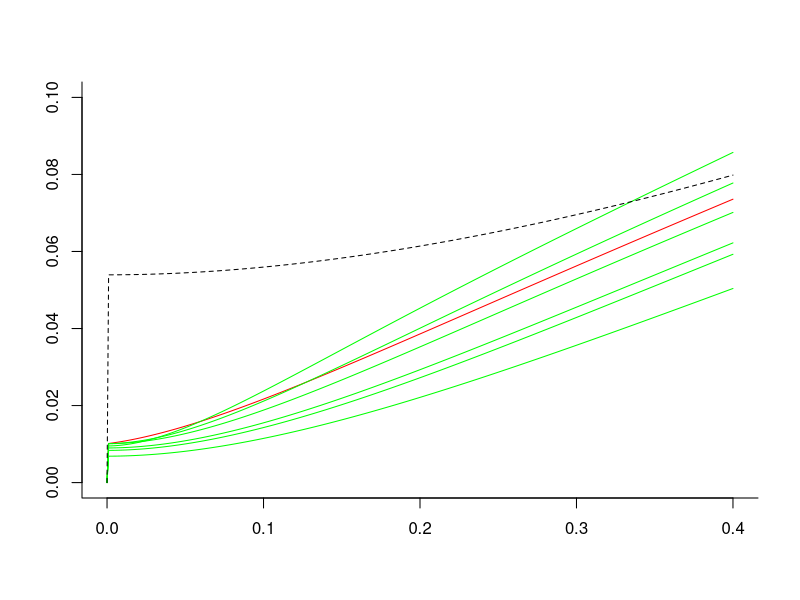
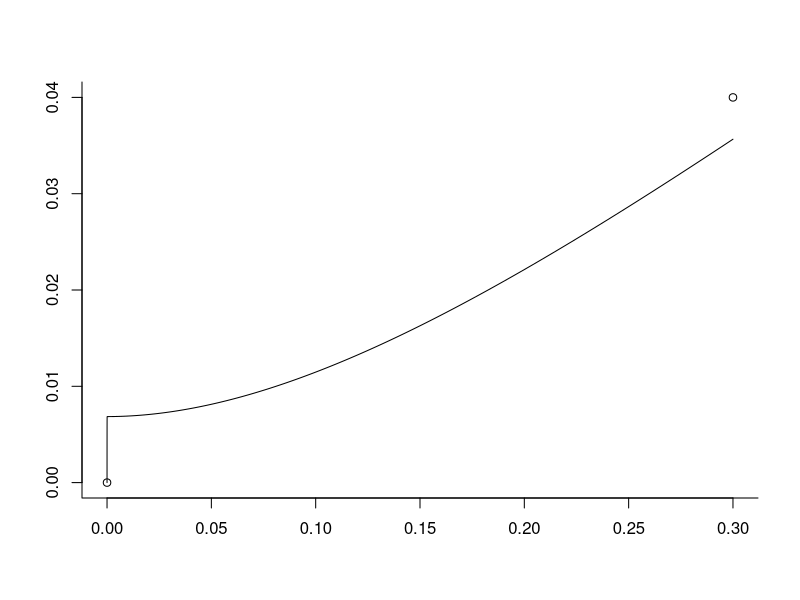
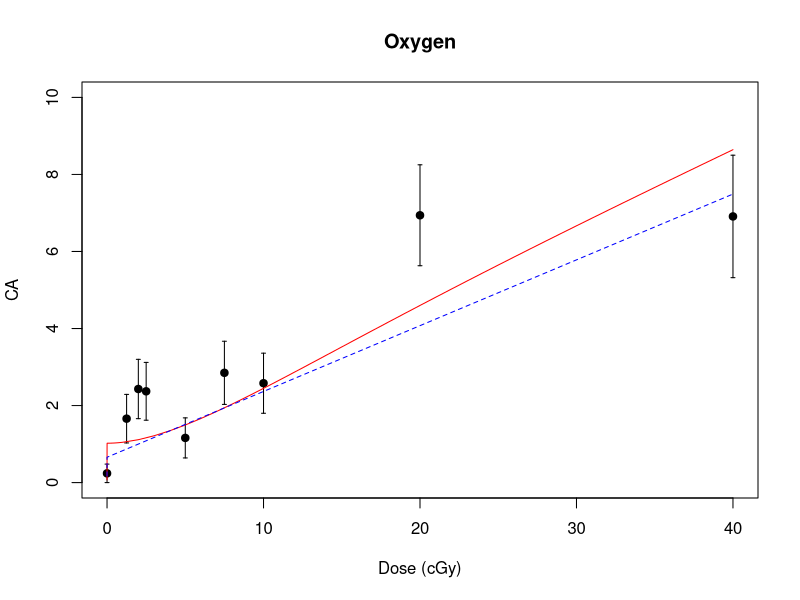
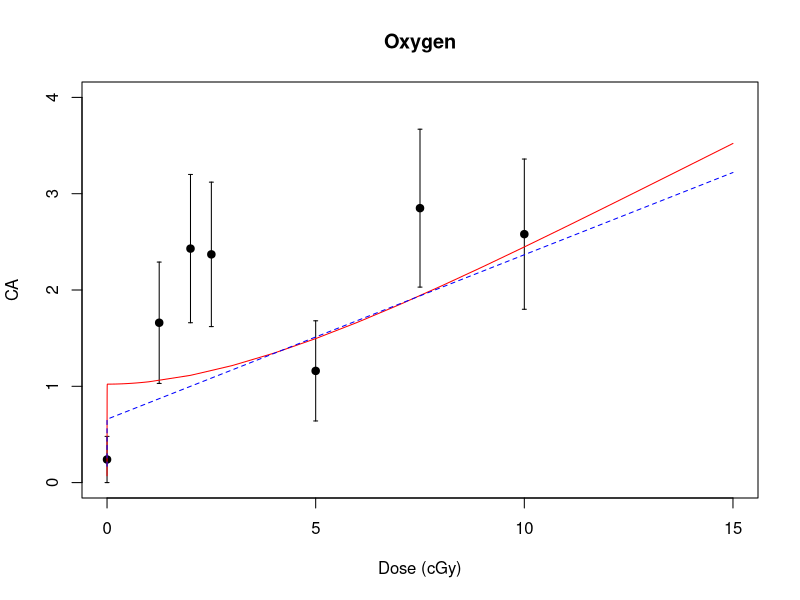

Reproduce these figures in R, in order. (Note: this script raises an error after producing the figures.)
library(deSolve) # package for solving differential equations
library(minpack.lm) # package for non-linear regression #rks to laz: I think we probably can just use nls() in stats, not nlsLM from linpack. Please check in R documentation if there is any functional difference at all
library(mvtnorm) # package for calculating confidence intervals by Monte Carlo simulation based on variance-covariance matrices #rks to laz: I added to comment.Please check that my addition is OK.
rm(list=ls())

#Create dataframes that store the fibroblast WGE simple CA data used in 16Cacao 

Oxygen = data.frame(d = c(0, .0125, .02, .025, .05, .075, .1, .2, .4),CA = c(.24, 1.66, 2.43, 2.37, 1.16, 2.85, 2.58, 6.94, 6.91))
# Some GCR components are high-speed Oxygen nuclei that are almost fully ionized. d=dose; CA are per hundred cells.

Si = data.frame(d = c(0, .02, .04, .06, .08, .1, .12, .2, .4, .8, 1.2), CA = c(.11, 1.26, 1.14, 1.58, 1.22, 1.89, 3.47, 4.6, 9.79, 27.01, 38.84))

Fe600 = data.frame(d = c(0, .01, .02, .04, .06, .08, .1, .12, .2, .4, .8), CA = c(.13, .76, .99, 1.2, 1.74, 1.28, 1.2, 1.7, 3.02, 5.52, 12.42)) 
#600 refers to the energy in MeV per atomic mass unit in this Iron beam

Fe450 = data.frame(d = c(0, .02, .04, .06, .08, .1, .2, .4), CA = c(0, .86, .6, .8, 1.22, 2.02, 2.3, 4.77))

Fe300 = data.frame(d = c(0, .005, .01,  0.02, .04, .07, .1, .2, .4, .8), CA = c(0.41, 1.23, 1.47, 1.22, .97, 1.46, 1.21, 4.38, 6.22, 13.6))

Ti = data.frame(d = c(0,  0.02, .04, .06, .08, .1, .15, .3, .6), CA = c(0, 1.99, 1.88, 1.44, 2.67, 2.57, 2.50, 5.64, 11.19))

param = data.frame(ion = c("O", "Si", "Ti", "Fe600", "Fe450", "Fe300"),
                   Z = c(8, 14, 22, 26, 26, 26), L = c(75, 100, 125, 175, 195, 240), #Z=atomic charge; L=LET
                   Z.b = c(595, 690, 770, 1075, 1245, 1585))#Z^2/beta*^2

#putting it in one big data frame. #rks: the data frame incorporates a correction to Fe600 at dose 0.06, near line 34
big_df = rbind(Oxygen, Si, Ti, Fe600, Fe450, Fe300)
big_df$Z = rep(param$Z, times = c(9, 11, 9, 11, 8, 10))
big_df$Z.b = rep(param$Z.b, times = c(9, 11, 9, 11, 8, 10))
big_df$L = rep(param$L, times = c(9, 11, 9, 11, 8, 10))
big_df$error = c(0.24, 0.63, 0.77, 0.75, 0.52, 0.82, 0.78, 1.31, 1.59, 0.12, 0.05, 0.07, 0.56, 0.18, 0.60, 1.23, 1.60, 1.55, 4.27, 7.21, 0, 0.70, 0.66, 0.59, 0.80, 0.78, 0.48, 1.15, 2.39, 0.16, 0.38, 0.24, 0.21, 0.43, 0.37, 0.54, 0.17, 0.55, 1.75, 2.59, 0, 0.43, 0.34, 0.40, 0.50, 0.64, 0.73, 1.09, 0.29, 0.55, 0.60, 0.55, 0.49, 0.60, 0.54, 1.03, 1.22, 3.62) #error bars for the CA measurements
big_df$ion = rep(param$ion, times = c(9, 11, 9, 11, 8, 10))

#Next modify the data frame to get rid of the zero dose points. Background CA frequency was determined seperately.
modified_df = big_df[big_df$d != 0, ]
modified_df$CA = modified_df$CA*0.01 
modified_df$error = modified_df$error*0.01
big_df$CA = big_df$CA * 0.01
big_df$error = big_df$error * 0.01
big_df$errorbar_lower = big_df$CA - big_df$error
big_df$errorbar_upper = big_df$CA + big_df$error

#NTE1 and NTE2 models in 16Cacao using their parameters. NTE is used in 16Cacao to signify that non-targeted effects are included in the model; Conventional targeted effects (TE) are included in all models.
#NTE1 function
NTE1_function = function(d, L, Z.b, eta0 = 0.00011, eta1 = 0.007, sig0 = 6.12, kap = 796) {
  0.0017 + eta0*L*exp(-eta1*L)*(d != 0) + 
    (6.242*(d/L))*(sig0*(1-exp(-Z.b/kap))^2 + 0.041/6.24*L*(1 - (1-exp(-Z.b/kap))^2))
} 

#NTE2 function
NTE2_function = function(d, L, Z.b, eta0 = 0.00047, eta1 = 0.011, sig0 = 6.75, kap = 590) {
  0.0017 + eta0*L*exp(-eta1*L)*exp(-(1012*(d/L)))*(d != 0) + 
    (6.242*(d/L))*(1-exp(-(1012*(d/L))))*
    (sig0*(1-exp(-Z.b/kap))^2 + 0.041/6.24*L*(1 - (1-exp(-Z.b/kap))^2))
}

#Our IDERs (Individual Dose Effect Relations). Applicable to the 1-ion components of a mixed simulated GCR beam 
#Modifying NTE1 and NTE2 by insisting they be twice continuously differentiable and monotonic increasing. Double check NTE1, NTE2, Our model
IDER = function(d, L, Z.b, eta00, eta10, sig00, kap0) {
  P = (1-exp(-Z.b/kap0))^2
  sig = sig00*P + 0.041/6.24*L*(1-P) # 0.041 +- 0.0051 comes from 16Cacao
  eta = eta00*L*exp(-eta10*L)
  0.00071 + sig*6.24*d/L*(1-exp(-1024*d/L)) + eta*(1-exp(-10^5*d))  #0.00071 + sig*6.24*d/L*(1-exp(-1024*d/L)) + eta*(1-exp(-10^3*d))#don't use
} 

#nls (non-linear least square) method to get the parameters needed (4 parameter estimation) #rks to laz: see note under issues
IDER_model = nlsLM(CA ~ IDER(d, L, Z.b, eta00, eta10, sig00, kap0), data = modified_df, start = list(eta00 = 0.001, eta10 = 0.01, sig00 = 5, kap0 = 500), 
                   weights = (1/(modified_df$error)^2))
coef(IDER_model)
#e.g. eta0 = 1.484687e-04, eta1 = 3.513927e-03, sig0 = 4.149660e+00, kap = 4.688287e+02
vcov(IDER_model)# variance-covariance matrix, needed later for analyzing 95% confidence limits in baseline no-synergy/no-antagonism MIXDER (Mixture dose effect relation)
summary(IDER_model, cor = TRUE) #model parameters and their correlation matrix

XX <- coef(IDER_model)
eta00 <- as.numeric(XX[1])
eta10 <- as.numeric(XX[2])
sig00 <- as.numeric(XX[3])
kap0 <- as.numeric(XX[4])

#R function to give Information criteria (AIC and BIC) #rks to laz: R has AIC functions. Please check that they give the same ordering (not necessarily the same values) as the ones constructed below by Dae or you.
#L_function gives the residuals squared
L_function = function(func, eta0, eta1, sig0, kap) {
  a = vector(length = 0)
  for (i in 1:length(modified_df[, 1])) {
    a = c(a, modified_df$CA[i] - func(d = modified_df$d[i], L = modified_df$L[i], Z.b = modified_df$Z.b[i], eta0 = eta0, eta1 = eta1, sig0 = sig0, kap = kap))
  }
  return(a^2)
}
L_NTE1 = L_function(NTE1_function, eta0 = 0.00011, eta1 = 0.007, sig0 = 6.12, kap = 796)
L_NTE2 = L_function(NTE2_function, eta0 = 0.00047, eta1 = 0.011, sig0 = 6.75, kap = 590)
L_IDER = L_function(IDER, eta0 = eta00, eta1 = eta10, sig0 = sig00, kap = kap0)

#Since all models are weighted least square regression, will weight our model with our weights to get the WRSS (weighted residual squared sum)
WRSS_NTE1 = sum((1/modified_df$error^2)*L_NTE1)
WRSS_NTE2 = sum((1/modified_df$error^2)*L_NTE2)
WRSS_IDER = sum((1/modified_df$error^2)*L_IDER)

#functions for AIC and BIC calculation for Weighted Least Square regression
AIC_function = function(RSS, k = 4, n = length(modified_df[ , 1])) {
  n + n*log(2*pi) + n*log(RSS/n) + 2*(k+1)
}

BIC_function = function(n = length(modified_df[, 1]), k = 4, RSS) {
  n + n*log(2*pi) + n*log(RSS/n) + log(n)*(k+1)
}

NTE1_AIC = AIC_function(RSS = WRSS_NTE1)
NTE2_AIC = AIC_function(RSS = WRSS_NTE2)
IDER_AIC = AIC_function(RSS = WRSS_IDER)
NTE1_BIC = BIC_function(RSS = WRSS_NTE1)
NTE2_BIC = BIC_function(RSS = WRSS_NTE2)
IDER_BIC = BIC_function(RSS = WRSS_IDER)
information_critera_df = data.frame(AIC = c(NTE1_AIC, NTE2_AIC, IDER_AIC), BIC = c(NTE1_BIC, NTE2_BIC, IDER_BIC), row.names = c("NTE1 model", "NTE2 model", "IDER model"))
information_critera_df ## RKS runs well up to here. Lots of checks made 8/12/2017

# #Baseline no-synergy/no-antagonism MIXDER  based on any input
MIXDER_function = function(r, L, Z.b, d = seq(0, 0.2, by = 0.001), eta0 = eta00, eta1 = eta10, sig0 = sig00 ,kap = kap0) {
  dE=function(yini,State,Pars){
    eta0 = eta0; eta1 = eta1; sig0 = sig0; kap = kap
    with(as.list(c(State, Pars)), {
      P = vector(length = length(L))
      sig = vector(length = length(L))
      etaa = vector(length = length(L))
      u = vector(length = length(L))
      for (i in 1:length(L)) {
        P[i] = (1-exp(-Z.b[i]/kap))^2
        sig[i] = sig0*P[i] + 0.041/6.24*L[i]*(1-P[i])
        etaa[i] = eta0*L[i]*exp(-eta1*L[i])
        u[i] = uniroot(function(d) sig[i]*6.24*d/L[i]*(1-exp(-1024*d/L[i])) + etaa[i]*(1-exp(-10^5*d)) - I, lower = 0, upper = 1, extendInt = "yes", tol = 10^-10)$root
      }
      dI = vector(length = length(L))
      for (i in 1:length(L)) {
        dI[i] = r[i]*(sig[i]*6.24/L[i]*exp(-1024*u[i]/L[i])*(exp(1024*u[i]/L[i]) + 1024*u[i]/L[i] - 1) + etaa[i]*10^5*exp(-10^5*u[i]))
      }
      dI = sum(dI)
      return(list(c(dI)))
    })
  }
  pars = NULL; yini = c(I= 0); d = d
  out = ode(yini,times = d, dE, pars, method = "radau")
  return(out)
}


#Graphs for NTE1 and our IDER models: 12_ion figure
#When creating any sort of MIXDER figures we use this IDER now without the background effect then add the background effect at the end.
IDER = function(d, L, Z.b, eta0 = eta00, eta1 = eta10, sig0 = sig00, kap = kap0) {
  P = (1-exp(-Z.b/kap0))^2
  sig = sig0*P + 0.041/6.24*L*(1-P)
  eta = eta0*L*exp(-eta1*L)
  sig*6.24*d/L*(1-exp(-1024*d/L)) + eta*(1-exp(-10^5*d))#sig*6.24*d/L*(1-exp(-1024*d/L)) + eta*(1-exp(-.5*10^3*d))#don't use
} 
r=rep(1/6,6);L = c(75, 100, 125, 175, 195, 240); Z.b = c(595, 690, 770, 1075, 1245, 1585);dose=seq(0,.4,by=0.001)
MX=MIXDER_function(r,L,Z.b,d=dose)#for this mixture can't go much above 0.6#
plot(MX[,1],MX[,2],type='l',bty='l',col='red',ann='F',ylim=c(0,.10))
for (ii in 1:length(L)){lines(dose,IDER (dose,L[ii],Z.b[ii]),col='green')}
#SEA
SEA=function(d){
  IDER(d/6,L[1],Z.b[1])+IDER(d/6,L[2],Z.b[2])+IDER(d/6,L[3],Z.b[3])+IDER(d/6,L[4],Z.b[4])+IDER(d/6,L[5],Z.b[5])+IDER(d/6,L[6],Z.b[6])
}
lines(dose,SEA(dose),lty=2)



######Monte Carlo
#lines(dose,sum(SEA))
#Comparing the NTE1 model in 16Cacao with our NASA SNTE model

#Use these dose points to generate the curves necessary. Had to include a lot more dose points at lower doses where it is very sensitive to change
d_O = c(0, 1e-6*(1:9), 1e-5*(1:9), 1e-4*(1:9), 1e-3*(1:9), 1e-2*(1:9), 0.01*(10:40))
d_1 = c(0, 1e-6*(1:9), 1e-5*(1:9), 1e-4*(1:9), 1e-3*(1:9), 1e-2*(1:9), 0.01*(10:15))
d_2 = c(0, 1e-6*(1:9), 1e-5*(1:9), 1e-4*(1:9), 1e-3*(1:300))
plot(c(0,.3),c(0,0.04), bty='l', ann='F')
lines(d_2,IDER(d_2,240,1585), bty='l', ann='F')
plot(x = big_df$d[1:9]*100, y = big_df$CA[1:9]*100, main = "Oxygen", ylim = c(0, 10),pch=19, ylab = "CA", xlab = "Dose (cGy)")
arrows(big_df$d[1:9]*100, big_df$errorbar_lower[1:9]*100, big_df$d[1:9]*100, big_df$errorbar_upper[1:9]*100, length=0.02, angle=90, code=3)
lines(x = d_O*100, y = 100*(0.00071 + IDER(d = d_O, L = 75, Z.b = 595)), col = "red")
lines(x = d_O*100, y = 100 * NTE1_function(d = d_O, L= 75, Z.b = 595), col = "blue", lty = 2)
plot(x = big_df$d[1:7]*100, y = big_df$CA[1:7]*100, main = "Oxygen",pch=19, ylab = "CA", xlab = "Dose (cGy)", ylim = c(0, 4), xlim = c(0, 15))
arrows(big_df$d[1:7]*100, big_df$errorbar_lower[1:7]*100, big_df$d[1:7]*100, big_df$errorbar_upper[1:7]*100, length=0.02, angle=90, code=3)
lines(x = d_1*100, y = 100*(0.00071 + IDER(d = d_1, L = 75, Z.b = 595)), col = "red")
lines(x = d_1*100, y = 100 * NTE1_function(d = d_1, L= 75, Z.b = 595), col = "blue", lty = 2)
sig = vcov(IDER_model)
set.seed(10)
monte_carlo_parameters = rmvnorm(n = 500, mean = c(eta0 = 1.484687e-04, eta1 = 3.513927e-03, sig0 = 4.149660e+00, kap = 4.688287e+02), sigma = sig)
eta0_MC = monte_carlo_parameters[, 1]
eta1_MC = monte_carlo_parameters[, 2]
sig0_MC = monte_carlo_parameters[, 3]
kap_MC = monte_carlo_parameters[, 4]
kap_MC[kap_MC <= 1e-6] = 1e-5 
#note because our last parameter were less significant when inputting our variance covariance matrix the parameters had to actually be readjusted to fix for negative value. This is important because if kap parameter went negative our model is nonsensical. (Luckily the fix was only for exactly 15 out of 500 MC samples or only roughly 3%)



#This is a general CI_function where you just get a CI for a specific dose point for any synergy analysis using the monte carlo simulations using vcov().
NN = 500
MM = 1000
CI_function_MIXDER = function(d, d_interested, r, interval = 0.95, L, Z.beta) {
  MIXDER_curve = list(0)
  for (i in 1:NN) {
    MIXDER_curve[[i]] = MIXDER_function(r = r, d = d, L = L, Z.b = Z.b, eta0 = eta0_MC[i], eta1 = eta1_MC[i], sig0 = sig0_MC[i], kap = kap_MC[i])
  }
  info = vector(length = 0)
  for (i in 1:NN) {
    info = c(info, MIXDER_curve[[i]][, 2][2])
  }
  info = sort(info)
  lower_bound = info[(1-interval)/2*500]
  upper_bound = info[(interval + (1-interval)/2)*500]
  CI = c(lower_bound, upper_bound)
  return(CI)
}

#Monte Carlo using the error bars from summary()
set.seed(11)
eta0_MC_2 = rnorm(MM, mean = 1.485e-04, sd = 2.190e-05)
eta1_MC_2 = rnorm(MM, mean = 3.514e-03, sd = 9.037e-04)
sig0_MC_2 = rnorm(MM, mean = 4.150e+00, sd = 1.366e+00)
kap_MC_2 = rnorm(MM, mean = 4.688e+02, sd = 2.469e+02)
kap_MC_2[kap_MC_2 <= 1e-6] = 1e-5 

CI_function_MIXDER_MC_2 = function(d, d_interested, r, interval = 0.95, L, Z.beta) {
  MIXDER_curve = list(0)
  for (i in 1:NN) {
    MIXDER_curve[[i]] = MIXDER_function(r = r, d = d, L = L, Z.b = Z.b, eta0 = eta0_MC_2[i], eta1 = eta1_MC_2[i], sig0 = sig0_MC_2[i], kap = kap_MC_2[i])
  }
  info = vector(length = 0)
  for (i in 1:NN) {
    info = c(info, MIXDER_curve[[i]][, 2][2])
  }
  info = sort(info)
  lower_bound = info[(1-interval)/2*500]
  upper_bound = info[(interval + (1-interval)/2)*500]
  CI = c(lower_bound, upper_bound)
  return(CI)
}
out = MIXDER_function(r = rep(1/2, times = 2), L = c(100, 175), Z.b = c(690, 1075), d = c(seq(0, 0.01, 0.001), seq(0.01, 0.5, by = 0.01)))
two_ion_MIXDER = data.frame(d = out[, 1], CA = out[, 2] + 0.00071)
d = two_ion_MIXDER$d
#Then the 95% CI multivariate MC simulated ribbon
ninty_five_CI_lower = vector(length = 0)
ninty_five_CI_upper = vector(length = 0)
a = vector(length = 0)
for (i in 2:length(d)) {
  a = CI_function_MIXDER(d = c(0, two_ion_MIXDER$d[i]), d_interested = two_ion_MIXDER$d[i], r = rep(1/2, times = 2),  L = c(100, 175), Z.b = c(690, 1075))
  ninty_five_CI_lower = c(ninty_five_CI_lower, a[1])
  ninty_five_CI_upper = c(ninty_five_CI_upper, a[2])
}
two_ion_MIXDER$CI_lower = c(0, ninty_five_CI_lower + 0.00071)
two_ion_MIXDER$CI_upper = c(0, ninty_five_CI_upper + 0.00071)

#Get the simple effect additivity MIXDER
two_ion_MIXDER$simpleeffect = IDER(d = 0.5*d, L = 100, Z.b = 690) + IDER(d = 0.5*d, L = 175, Z.b = 1075) + 0.00071
#Get the individual IDERS
two_ion_MIXDER$silicon = IDER(d = d, L = 100, Z.b = 690) + 0.00071
two_ion_MIXDER$ironsix = IDER(d = d, L = 175, Z.b = 1075) + 0.00071
save(two_ion_MIXDER, file = "two_ion_95%.Rda")

d1 <- two_ion_MIXDER$d
CA1 <- two_ion_MIXDER$CA
simpleeffect1 <- two_ion_MIXDER$simpleeffect
silicon1 <- two_ion_MIXDER$silicon
ironsix1 <- two_ion_MIXDER$ironsix
plot(x = d1 * 100, y = CA1 * 100, type = "l", col = "red")
lines(x = d1 * 100, y = simpleeffect1 * 100, col = "black", lty = 2, lwd = 0.5) + 
  lines(x = d1 * 100, y = silicon1* 100, col = "green")  
lines(x = d1 * 100, y = ironsix1* 100, col = "green")
lines(x= d1*100 , y = two_ion_MIXDER$CI_upper * 100, lty = 'dashed', col = 'red')
lines(x= d1*100 , y = two_ion_MIXDER$CI_lower * 100, lty = 'dashed', col = 'red')
polygon(c(d1*100,rev(d1*100)),c(two_ion_MIXDER$CI_lower * 100, rev(two_ion_MIXDER$CI_upper * 100)),col = rgb(1, 0, 0,0.5), border = NA)

#This is for the six_ion synergy analysis incorporating our monte carlo simulations with the yellow ribbon as the 95% confidence interval using our monte carlo simulated parameters with two panels for two methods of the MC simulation. Similarly, blues curves are individual IDERs and red curve the mixed IDER and the black the simple effect addtivity curve.
#First the MIXDER of the true curve 
out = MIXDER_function(r = rep(1/6, times = 6), L = c(75, 100, 125, 175, 195, 240), Z.b = c(595, 690, 770, 1075, 1245, 1585), d = c(seq(0, 0.01, 0.001), seq(0.01, 0.4, by = 0.01)))
six_ion_MIXDER = data.frame(d = out[, 1], CA = out[, 2] + 0.00071)
d = six_ion_MIXDER$d
#Then the 95% CI multivariate MC simulated ribbon
ninty_five_CI_lower = vector(length = 0)
ninty_five_CI_upper = vector(length = 0)
a = vector(length = 0)
for (i in 2:length(d)) {
  a = CI_function_MIXDER(d = c(0, six_ion_MIXDER$d[i]), d_interested = six_ion_MIXDER$d[i], r = rep(1/6, times = 6), L = c(75, 100, 125, 175, 195, 240), Z.b = c(595, 690, 770, 1075, 1245, 1585))
  ninty_five_CI_lower = c(ninty_five_CI_lower, a[1])
  ninty_five_CI_upper = c(ninty_five_CI_upper, a[2])
}
six_ion_MIXDER$CI_lower = c(0, ninty_five_CI_lower + 0.00071)
six_ion_MIXDER$CI_upper = c(0, ninty_five_CI_upper + 0.00071)

#Then the 95% CI for the MC simulated independent gaussians
ninty_five_CI_lower_two = vector(length = 0)
ninty_five_CI_upper_two = vector(length = 0)
a = vector(length = 0)
for (i in 2:length(d)) {
  a = CI_function_MIXDER_MC_2(d = c(0, six_ion_MIXDER$d[i]), d_interested = six_ion_MIXDER$d[i], r = rep(1/6, times = 6), L = c(75, 100, 125, 175, 195, 240), Z.b = c(595, 690, 770, 1075, 1245, 1585))
  ninty_five_CI_lower_two = c(ninty_five_CI_lower_two, a[1])
  ninty_five_CI_upper_two = c(ninty_five_CI_upper_two, a[2])
}
six_ion_MIXDER$CI_lower_two = c(0, ninty_five_CI_lower_two + 0.00071)
six_ion_MIXDER$CI_upper_two = c(0, ninty_five_CI_upper_two + 0.00071)

#Get the simple effect additivity MIXDER 
six_ion_MIXDER$simpleeffect = IDER(d = 1/6*d, L = 125, Z.b = 770) + IDER(d = 1/6*d, L = 175, Z.b = 1075) + IDER(d = 1/6*d, L = 75, Z.b = 595) + IDER(d = 1/6*d, L = 100, Z.b = 690) + IDER(d = 1/6*d, L = 195, Z.b = 1245) + IDER(d = 1/6*d, L = 240, Z.b = 1585) + 0.00071

#Get the individual IDERS
six_ion_MIXDER$oxygen = IDER(d = d, L = 75, Z.b = 595) + 0.00071
six_ion_MIXDER$silicon = IDER(d = d, L = 100, Z.b = 690) + 0.00071
six_ion_MIXDER$titanium = IDER(d = d, L = 125, Z.b = 770) + 0.00071
six_ion_MIXDER$ironsix = IDER(d = d, L = 175, Z.b = 1075) + 0.00071
six_ion_MIXDER$ironfour = IDER(d = d, L = 195, Z.b = 1245) + 0.00071
six_ion_MIXDER$ironthree = IDER(d = d, L = 240, Z.b = 1585) + 0.00071
save(six_ion_MIXDER, file = "six_ion_95%.Rda")

d2 <- six_ion_MIXDER$d
CA2 <- six_ion_MIXDER$CA
simpleeffect2 <- six_ion_MIXDER$simpleeffect
silicon2 <- six_ion_MIXDER$silicon
titanium2 <- six_ion_MIXDER$titanium
ironthree2 <- six_ion_MIXDER$ironthree
ironfour2 <- six_ion_MIXDER$ironfour
ironsix2 <- six_ion_MIXDER$ironsix
oxygen2 <- six_ion_MIXDER$oxygen
plot(x = d2 * 100, y = CA2 * 100, type = "l", col = "red")
lines(x = d2 * 100, y = simpleeffect2 * 100, col = "black", lty = 2, lwd = 0.5) + 
  lines(x = d2 * 100, y = silicon2* 100, col = "green")  
lines(x = d2 * 100, y = titanium2* 100, col = "green")
lines(x = d2 * 100, y = ironthree2* 100, col = "green")  
lines(x = d2 * 100, y = ironfour2* 100, col = "green")
lines(x = d2 * 100, y = ironsix2* 100, col = "green")  
lines(x = d2 * 100, y = oxygen2* 100, col = "green")
lines(x= d2*100 , y = six_ion_MIXDER$CI_upper * 100, lty = 'dashed', col = 'red')
lines(x= d2*100 , y = six_ion_MIXDER$CI_lower * 100, lty = 'dashed', col = 'red')
polygon(c(d2*100,rev(d2*100)),c(six_ion_MIXDER$CI_lower * 100, rev(six_ion_MIXDER$CI_upper * 100)),col = rgb(1, 0, 0,0.5), border = NA)

plot(x = d2 * 100, y = CA2 * 100, type = "l", col = "red")
lines(x = d2 * 100, y = simpleeffect2 * 100, col = "black", lty = 2, lwd = 0.5) + 
lines(x = d2 * 100, y = silicon2* 100, col = "green")  
lines(x = d2 * 100, y = titanium2* 100, col = "green")
lines(x = d2 * 100, y = ironthree2* 100, col = "green")  
lines(x = d2 * 100, y = ironfour2* 100, col = "green")
lines(x = d2 * 100, y = ironsix2* 100, col = "green")  
lines(x = d2 * 100, y = oxygen2* 100, col = "green")
lines(x= d2*100 , y = six_ion_MIXDER$CI_upper_two * 100, lty = 'dashed', col = 'red')
lines(x= d2*100 , y = six_ion_MIXDER$CI_lower_two * 100, lty = 'dashed', col = 'red')
polygon(c(d2*100,rev(d2*100)),c(six_ion_MIXDER$CI_lower_two * 100, rev(six_ion_MIXDER$CI_upper_two * 100)),col = rgb(1, 0, 0,0.5), border = NA)
